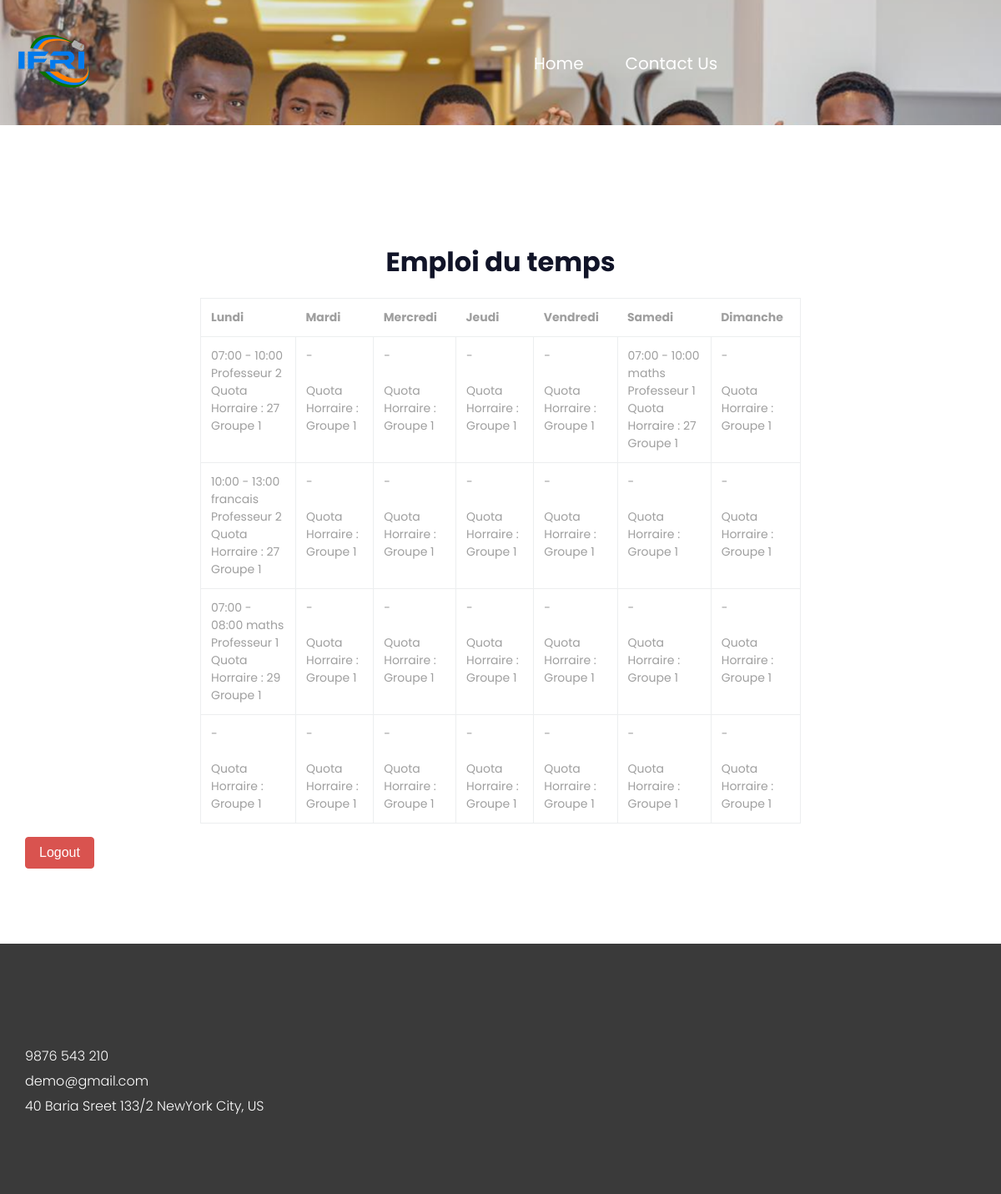
The page /dashboard/ (signed in) on the database its author committed.
### inscription/models.py (models this page shows, shortened)
class NouveauEmploi_L1(models.Model):
    emploi = models.ForeignKey(Emploi, on_delete=models.CASCADE)
    jour = models.CharField(max_length=10, choices=JOUR_CHOICES)
    heure_debut = models.TimeField(verbose_name=_('Heure de début'))
    heure_fin = models.TimeField(verbose_name=_('Heure de fin'))
    duree_cours = models.IntegerField(default=0)
    actif = models.BooleanField(default=False)
    salle = models.CharField(choices=SALLES_CHOICES,
                             max_length=50, default='IRAN1')
    groupe = models.CharField(choices=GROUPES_CHOICES,
                              max_length=50, default='Groupe 1')
    class Meta:
        verbose_name = _('Nouvel emploi Licence 1')
        verbose_name_plural = _('Nouveaux emplois Licence 1')

class Emploi(models.Model):
    cours = models.CharField(
        max_length=50, choices=COURS_CHOICES, default='maths', null=False)
    professeur = models.CharField(
        max_length=50, choices=PROFESSEUR_CHOICES, default='prof1')
    quota_total = models.IntegerField(default=30)
    quota_restante = models.IntegerField(default=30)

### inscription/views.py (the view)
# urls.py: path('dashboard/', dashboard, name='dashboard'),
@login_required(login_url='connexion')
def dashboard(request):
    user = request.user
    if user.groups.filter(name='Licence 1').exists():
        NouveauEmploi = NouveauEmploi_L1
    elif user.groups.filter(name='Licence 2').exists():
        NouveauEmploi = NouveauEmploi_L2
    elif user.groups.filter(name='Licence 3').exists():
        NouveauEmploi = NouveauEmploi_L3
    elif user.groups.filter(name='Master 1').exists():
        NouveauEmploi = NouveauEmploi_M1
    elif user.groups.filter(name='Master 2').exists():
        NouveauEmploi = NouveauEmploi_M2
    cours_lundi = NouveauEmploi.objects.filter(jour='lundi', actif=True)
    cours_mardi = NouveauEmploi.objects.filter(jour='mardi', actif=True)
    cours_mercredi = NouveauEmploi.objects.filter(jour='mercredi', actif=True)
    cours_jeudi = NouveauEmploi.objects.filter(jour='jeudi', actif=True)
    cours_vendredi = NouveauEmploi.objects.filter(jour='vendredi', actif=True)
    cours_samedi = NouveauEmploi.objects.filter(jour='samedi', actif=True)
    cours_dimanche = NouveauEmploi.objects.filter(jour='dimanche', actif=True)
    context = {
        'lundi': cours_lundi,
        'mardi': cours_mardi,
        'mercredi': cours_mercredi,
        'jeudi': cours_jeudi,
        'vendredi': cours_vendredi,
        'samedi': cours_samedi,
        'dimanche': cours_dimanche,
    }
    return render(request, 'dashboard.html', context)

### inscription/templates/dashboard.html (shortened to what this page needs)
{% extends "base.html" %}
{% load static %}
{% block content %}
<header class="header">
   <div class="header_top_section">
      <div class="container">
         <div class="row">
            <div class="col-lg-3">
               <div class="full">
                  <div class="logo">
                     <a href="{% url 'index' %}"><img src="{% static 'images/logo.png' %}" alt="#" /></a>
                  </div>
               </div>
            </div>
            <div class="col-lg-9 site_information">
               <div class="full">
                  <div class="main_menu">
                     <nav class="navbar navbar-inverse navbar-toggleable-md">
                        <div class="collapse navbar-collapse justify-content-md-center" id="cloapediamenu">
                           <ul class="navbar-nav">
                              <li class="nav-item active">
                                 <a class="nav-link" href="{% url 'index' %}">Home</a>
                              </li>
                              <li class="nav-item">
                                 <a class="nav-link color-grey-hover" href="{% url 'contact' %}">Contact Us</a>
                              </li>
                           </ul>
                        </div>
                     </nav>
                  </div>
               </div>
            </div>
         </div>
      </div>
   </div>
</header>
<section class="layout_padding section">
   <div class="container">
      <div class="row">
         <div class="col-md-12">
            <div class="contact_section margin_top_30">
               <div class="row">
                  <div class="col-md-8 offset-md-2">
                     <div class="form_cont">
                        <div class="container mt-4">
                           <h1 class="text-center">Emploi du temps</h1>
                           <div class="table-responsive">
                              <table class="table table-bordered">
                                 <thead>
                                    <tr>
                                       <th scope="col">Lundi</th>
                                       <th scope="col">Mardi</th>
                                       <th scope="col">Mercredi</th>
                                       <th scope="col">Jeudi</th>
                                       <th scope="col">Vendredi</th>
                                       <th scope="col">Samedi</th>
                                       <th scope="col">Dimanche</th>
                                    </tr>
                                 </thead>
                                 <tbody>
                                    <tr>
                                       <td>
                                          {{ lundi.0.heure_debut }} - {{ lundi.0.heure_fin }} {{ lundi.0.emploi.licence }}
                                          <br>
                                          {{ lundi.0.emploi.professeur }} <br> Quota Horraire : {{ lundi.0.emploi.quota_restante }} <br> {{ lundi.0.groupe }}</td>
                                       <td>{{ mardi.0.heure_debut }} - {{ mardi.0.heure_fin }} {{ mardi.0.emploi.cours }}
                                          <br>
                                          {{ mardi.0.emploi.professeur }} <br> Quota Horraire : {{ mardi.0.emploi.quota_restante }}  <br> {{ lundi.0.groupe }} </td>
                                       <td>{{ mercredii.0.heure_debut }} - {{ mercredi.0.heure_fin }} {{ mercredi.0.emploi.cours }}
                                          <br>
                                          {{ mercredi.0.emploi.professeur }} <br> Quota Horraire : {{ mercredi.0.emploi.quota_restante }}  <br> {{ lundi.0.groupe }}</td>
                                       <td>{{ jeudi.0.heure_debut }} - {{ jeudi.0.heure_fin }} {{ jeudi.0.emploi.cours }}
                                          <br>
                                          {{ jeudi.0.emploi.professeur }} <br> Quota Horraire : {{ jeudi.0.emploi.quota_restante }}  <br> {{ lundi.0.groupe }}</td>
                                       <td>{{ Vendredi.0.heure_debut }} - {{ Vendredi.0.heure_fin }} {{ Vendredi.0.emploi.cours }}
                                          <br>
                                          {{Vendredi.emploi.professeur }} <br> Quota Horraire : {{ Vendredi.0.emploi.quota_restante }}  <br> {{ lundi.0.groupe }}</td>
                                       <td>{{ samedi.0.heure_debut }} - {{ samedi.0.heure_fin }} {{ samedi.0.emploi.cours }}
                                          <br>
                                          {{samedi.0.emploi.professeur }} <br> Quota Horraire : {{ samedi.0.emploi.quota_restante }}  <br> {{ lundi.0.groupe }}</td>
                                       <td>{{ dimanche.0.heure_debut }} - {{ dimanche.0.heure_fin }} {{ dimanche.0.emploi.cours }}
                                          <br>
                                          {{dimanche.0.emploi.professeur }} <br> Quota Horraire : {{ dimanche.0.emploi.quota_restante }}  <br> {{ lundi.0.groupe }}</td>
                                    </tr>
                                    <tr>
                                       <td>{{ lundi.1.heure_debut }} - {{ lundi.1.heure_fin }} {{ lundi.1.emploi.cours }}
                                          <br>
                                          {{ lundi.1.emploi.professeur }} <br> Quota Horraire : {{ lundi.1.emploi.quota_restante }}  <br> {{ lundi.0.groupe }}</td>
                                       <td>{{ mardi.0.heure_debut }} - {{ mardi.1.heure_fin }} {{ mardi.1.emploi.cours }}
                                          <br>
                                          {{ mardi.1.emploi.professeur }} <br> Quota Horraire : {{ mardi.1.emploi.quota_restante }}  <br> {{ lundi.0.groupe }}</td>
                                       <td>{{ mercredi.1.heure_debut }} - {{ mercredi.1.heure_fin }} {{ mercredi.1.emploi.cours }}
                                          <br>
                                          {{ mercredi.1.emploi.professeur }} <br> Quota Horraire : {{ mercredi.1.emploi.quota_restante }}  <br> {{ lundi.0.groupe }}</td>
                                       <td>{{ jeudi.1.heure_debut }} - {{ jeudi.1.heure_fin }} {{ jeudi.1.emploi.cours }}
                                          <br>
                                          {{ jeudi.1.emploi.professeur }} <br> Quota Horraire : {{ jeudi.1.emploi.quota_restante }}  <br> {{ lundi.0.groupe }} </td>
                                       <td>{{ Vendredi.1.heure_debut }} - {{ Vendredi.1.heure_fin }} {{ Vendredi.1.emploi.cours }}
                                          <br>
                                          {{Vendredi.1.emploi.professeur }} <br> Quota Horraire : {{ Vendredi.1.emploi.quota_restante }}  <br> {{ lundi.0.groupe }} </td>
                                       <td>{{ samedi.1.heure_debut }} - {{ samedi.1.heure_fin }} {{ samedi.1.emploi.cours }}
                                          <br>
                                          {{samedi.1.emploi.professeur }} <br> Quota Horraire : {{ samedi.1.emploi.quota_restante }}  <br> {{ lundi.0.groupe }} </td>
                                       <td>{{ dimanche.1.heure_debut }} - {{ dimanche.1.heure_fin }} {{ dimanche.1.emploi.cours }}
                                          <br>
                                          {{dimanche.1.emploi.professeur }} <br> Quota Horraire : {{ dimanche.1.emploi.quota_restante }}  <br> {{ lundi.0.groupe }} </td>
                                    </tr>
                                    <tr>
                                       <td>{{ lundi.2.heure_debut }} - {{ lundi.2.heure_fin }} {{ lundi.2.emploi.cours }}
                                          <br>
                                          {{ lundi.2.emploi.professeur }} <br> Quota Horraire : {{ lundi.2.emploi.quota_restante }}  <br> {{ lundi.0.groupe }} </td>
                                       <td>{{ mardi.0.heure_debut }} - {{ mardi.2.heure_fin }} {{ mardi.2.emploi.cours }}
                                          <br>
                                          {{ mardi.2.emploi.professeur }} <br> Quota Horraire : {{ mardi.2.emploi.quota_restante }} <br> {{ lundi.0.groupe }} </td>
                                       <td>{{ mercredi.2.heure_debut }} - {{ mercredi.2.heure_fin }} {{ mercredi.2.emploi.cours }}
                                          <br>
                                          {{ mercredi.2.emploi.professeur }} <br> Quota Horraire : {{ mercredi.2.emploi.quota_restante }}  <br> {{ lundi.0.groupe }} </td>
                                       <td>{{ jeudi.2.heure_debut }} - {{ jeudi.2.heure_fin }} {{ jeudi.2.emploi.cours }}
                                          <br>
                                          {{ jeudi.2.emploi.professeur }} <br> Quota Horraire : {{ jeudi.2.emploi.quota_restante }}  <br> {{ lundi.0.groupe }} </td>
                                       <td>{{ Vendredi.2.heure_debut }} - {{ Vendredi.2.heure_fin }} {{ Vendredi.2.emploi.cours }}
                                          <br>
                                          {{Vendredi.2.emploi.professeur }} <br> Quota Horraire : {{ Vendredi.2.emploi.quota_restante }} <br> {{ lundi.0.groupe }}</td>
                                       <td>{{ samedi.2.heure_debut }} - {{ samedi.2.heure_fin }} {{ samedi.2.emploi.cours }}
                                          <br>
                                          {{samedi.2.emploi.professeur }} <br> Quota Horraire : {{ samedi.2.emploi.quota_restante }} <br> {{ lundi.0.groupe }}</td>
                                       <td>{{ dimanche.2.heure_debut }} - {{ dimanche.2.heure_fin }} {{ dimanche.2.emploi.cours }}
                                          <br>
                                          {{dimanche.2.emploi.professeur }} <br> Quota Horraire : {{ dimanche.2.emploi.quota_restante }} <br> {{ lundi.0.groupe }}</td>
                                    </tr>
                                    <tr>
                                       <td>{{ lundi.3.heure_debut }} - {{ lundi.3.heure_fin }} {{ lundi.3.emploi.cours }}
                                          <br>
                                          {{ lundi.3.emploi.professeur }} <br> Quota Horraire : {{ lundi.3.emploi.quota_restante }}  <br> {{ lundi.0.groupe }}</td>
                                       <td>{{ mardi.0.heure_debut }} - {{ mardi.3.heure_fin }} {{ mardi.3.emploi.cours }}
                                          <br>
                                          {{ mardi.3.emploi.professeur }} <br> Quota Horraire : {{ mardi.3.emploi.quota_restante }}  <br> {{ lundi.0.groupe }}</td>
                                       <td>{{ mercredi.3.heure_debut }} - {{ mercredi.3.heure_fin }} {{ mercredi.3.emploi.cours }}
                                          <br>
                                          {{ mercredi.3.emploi.professeur }} <br> Quota Horraire : {{ mercredi.3.emploi.quota_restante }}  <br> {{ lundi.0.groupe }}</td>
                                       <td>{{ jeudi.3.heure_debut }} - {{ jeudi.3.heure_fin }} {{ jeudi.3.emploi.cours }}
                                          <br>
                                          {{ jeudi.3.emploi.professeur }} <br> Quota Horraire : {{ jeudi.3.emploi.quota_restante }}  <br> {{ lundi.0.groupe }}</td>
                                       <td>{{ Vendredi.3.heure_debut }} - {{ Vendredi.3.heure_fin }} {{ Vendredi.3.emploi.cours }}
                                          <br>
                                          {{Vendredi.3.emploi.professeur }} <br> Quota Horraire : {{ Vendredi.3.emploi.quota_restante }}  <br> {{ lundi.0.groupe }}</td>
                                       <td>{{ samedi.3.heure_debut }} - {{ samedi.3.heure_fin }} {{ samedi.3.emploi.cours }}
                                          <br>
                                          {{samedi.3.emploi.professeur }} <br> Quota Horraire : {{ samedi.3.emploi.quota_restante }}  <br> {{ lundi.0.groupe }}</td>
                                       <td>{{ dimanche.3.heure_debut }} - {{ dimanche.3.heure_fin }} {{ dimanche.3.emploi.cours }}
                                          <br>
                                          {{dimanche.3.emploi.professeur }} <br> Quota Horraire : {{ dimanche.3.emploi.quota_restante }}  <br> {{ lundi.0.groupe }}</td>
                                    </tr>
                                 </tbody>
                              </table>
                           </div>
                        </div>
                     </div>
                  </div>
               </div>
            </div>
         </div>
      </div>
      <a href="{% url 'deconnexion'  %}">
         <button class="btn btn-danger">Logout</button>
       </a>
   </div>
</section>
<footer class="footer layout_padding">
   <div class="container">
      <div class="row">
         <div class="col-md-4 col-sm-12">
            <div class="footer_link_heading">
               <div class="footer_menu margin_top_30">
                  <ul>
                     <li><a href="tel:9876543210">9876 543 210</a></li>
                     <li><a href="#">demo@gmail.com</a></li>
                     <li><a href="#">40 Baria Sreet 133/2 NewYork City, US</a></li>
                  </ul>
               </div>
            </div>
         </div>
      </div>
   </div>
</footer>
{% endblock %}

### rows shown on the page
NouveauEmploi_L1: heure_debut "07:00", heure_fin "10:00", emploi.professeur "Professeur 2", emploi.quota_restante "27", groupe "Groupe 1"
NouveauEmploi_L1: heure_debut "07:00", heure_fin "10:00", emploi.cours "maths", emploi.professeur "Professeur 1", emploi.quota_restante "27"
NouveauEmploi_L1: heure_debut "10:00", heure_fin "13:00", emploi.cours "francais", emploi.professeur "Professeur 2", emploi.quota_restante "27"
NouveauEmploi_L1: heure_debut "07:00", heure_fin "08:00", emploi.cours "maths", emploi.professeur "Professeur 1", emploi.quota_restante "29"
